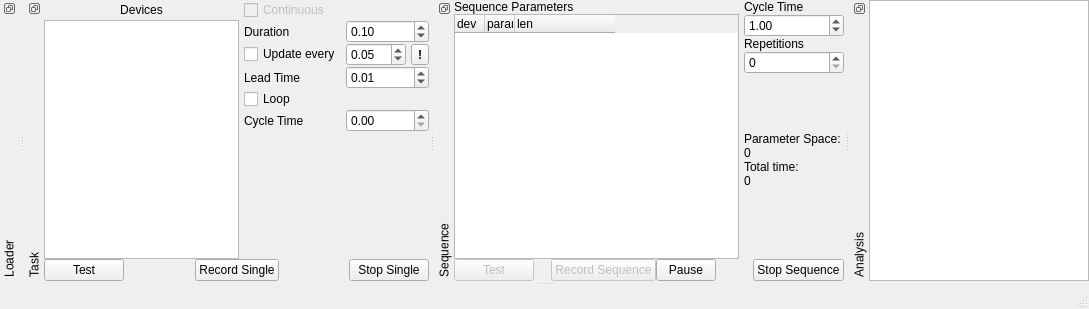
<?xml version="1.0" encoding="UTF-8"?>
<ui version="4.0">
 <class>MainWindow</class>
 <widget class="QMainWindow" name="MainWindow">
  <property name="geometry">
   <rect>
    <x>0</x>
    <y>0</y>
    <width>1089</width>
    <height>309</height>
   </rect>
  </property>
  <property name="windowTitle">
   <string>Task Runner</string>
  </property>
  <property name="styleSheet">
   <string notr="true"/>
  </property>
  <property name="dockNestingEnabled">
   <bool>true</bool>
  </property>
  <widget class="QWidget" name="centralwidget">
   <property name="sizePolicy">
    <sizepolicy hsizetype="Fixed" vsizetype="Fixed">
     <horstretch>0</horstretch>
     <verstretch>0</verstretch>
    </sizepolicy>
   </property>
  </widget>
  <widget class="QDockWidget" name="LoaderDock">
   <property name="features">
    <set>QDockWidget::DockWidgetFloatable|QDockWidget::DockWidgetMovable|QDockWidget::DockWidgetVerticalTitleBar</set>
   </property>
   <property name="allowedAreas">
    <set>Qt::BottomDockWidgetArea|Qt::TopDockWidgetArea</set>
   </property>
   <property name="windowTitle">
    <string>Loader</string>
   </property>
   <attribute name="dockWidgetArea">
    <number>4</number>
   </attribute>
   <widget class="QWidget" name="dockWidgetContents"/>
  </widget>
  <widget class="QDockWidget" name="TaskDock">
   <property name="enabled">
    <bool>true</bool>
   </property>
   <property name="features">
    <set>QDockWidget::DockWidgetFloatable|QDockWidget::DockWidgetMovable|QDockWidget::DockWidgetVerticalTitleBar</set>
   </property>
   <property name="allowedAreas">
    <set>Qt::BottomDockWidgetArea|Qt::TopDockWidgetArea</set>
   </property>
   <property name="windowTitle">
    <string>Task</string>
   </property>
   <attribute name="dockWidgetArea">
    <number>4</number>
   </attribute>
   <widget class="QWidget" name="dockWidgetContents_5">
    <layout class="QGridLayout" name="gridLayout">
     <property name="horizontalSpacing">
      <number>5</number>
     </property>
     <property name="verticalSpacing">
      <number>0</number>
     </property>
     <property name="margin">
      <number>0</number>
     </property>
     <item row="0" column="0">
      <widget class="QLabel" name="label">
       <property name="text">
        <string>Devices</string>
       </property>
       <property name="alignment">
        <set>Qt::AlignCenter</set>
       </property>
      </widget>
     </item>
     <item row="0" column="1" colspan="2">
      <widget class="QCheckBox" name="protoContinuousCheck">
       <property name="enabled">
        <bool>false</bool>
       </property>
       <property name="toolTip">
        <string>Task runs continuously without 
gaps until stopped (not yet implemented).</string>
       </property>
       <property name="text">
        <string>Continuous</string>
       </property>
      </widget>
     </item>
     <item row="1" column="0" rowspan="6">
      <widget class="QListWidget" name="deviceList"/>
     </item>
     <item row="1" column="1">
      <widget class="QLabel" name="label_8">
       <property name="text">
        <string>Duration</string>
       </property>
      </widget>
     </item>
     <item row="3" column="1">
      <widget class="QLabel" name="label_6">
       <property name="text">
        <string>Lead Time</string>
       </property>
      </widget>
     </item>
     <item row="4" column="1">
      <widget class="QCheckBox" name="protoLoopCheck">
       <property name="toolTip">
        <string>Task will run repeatedly until stopped and 
waits a minimum of Cycle Time between episodes.
Not the same as continuous acquisition (there 
will be a time gap between each recording).</string>
       </property>
       <property name="text">
        <string>Loop</string>
       </property>
      </widget>
     </item>
     <item row="5" column="1">
      <widget class="QLabel" name="label_7">
       <property name="text">
        <string>Cycle Time</string>
       </property>
      </widget>
     </item>
     <item row="6" column="2">
      <spacer>
       <property name="orientation">
        <enum>Qt::Vertical</enum>
       </property>
       <property name="sizeHint" stdset="0">
        <size>
         <width>20</width>
         <height>91</height>
        </size>
       </property>
      </spacer>
     </item>
     <item row="7" column="0" colspan="4">
      <layout class="QHBoxLayout" name="horizontalLayout_2">
       <item>
        <widget class="QPushButton" name="testSingleBtn">
         <property name="enabled">
          <bool>true</bool>
         </property>
         <property name="text">
          <string>Test</string>
         </property>
        </widget>
       </item>
       <item>
        <spacer>
         <property name="orientation">
          <enum>Qt::Horizontal</enum>
         </property>
         <property name="sizeHint" stdset="0">
          <size>
           <width>13</width>
           <height>20</height>
          </size>
         </property>
        </spacer>
       </item>
       <item>
        <widget class="QPushButton" name="runTaskBtn">
         <property name="enabled">
          <bool>true</bool>
         </property>
         <property name="text">
          <string>Record Single</string>
         </property>
        </widget>
       </item>
       <item>
        <spacer name="horizontalSpacer">
         <property name="orientation">
          <enum>Qt::Horizontal</enum>
         </property>
         <property name="sizeHint" stdset="0">
          <size>
           <width>40</width>
           <height>20</height>
          </size>
         </property>
        </spacer>
       </item>
       <item>
        <widget class="QPushButton" name="stopSingleBtn">
         <property name="text">
          <string>Stop Single</string>
         </property>
        </widget>
       </item>
      </layout>
     </item>
     <item row="1" column="2" colspan="2">
      <widget class="SpinBox" name="protoDurationSpin">
       <property name="minimumSize">
        <size>
         <width>60</width>
         <height>0</height>
        </size>
       </property>
       <property name="toolTip">
        <string>Duration of stimulus/acquisition in the task.</string>
       </property>
       <property name="value">
        <double>0.100000000000000</double>
       </property>
      </widget>
     </item>
     <item row="2" column="1">
      <widget class="QCheckBox" name="protoUpdateCheck">
       <property name="toolTip">
        <string>Show results while the task runs, refreshed at
this interval. Some channels may not update until
the task ends; the ! button lists them.</string>
       </property>
       <property name="text">
        <string>Update every</string>
       </property>
      </widget>
     </item>
     <item row="2" column="2">
      <widget class="SpinBox" name="protoUpdateIntervalSpin">
       <property name="minimumSize">
        <size>
         <width>60</width>
         <height>0</height>
        </size>
       </property>
       <property name="toolTip">
        <string>Interval between result updates while the task runs.</string>
       </property>
       <property name="value">
        <double>0.050000000000000</double>
       </property>
      </widget>
     </item>
     <item row="2" column="3">
      <widget class="QToolButton" name="protoUpdateWarnBtn">
       <property name="sizePolicy">
        <sizepolicy hsizetype="Fixed" vsizetype="Fixed">
         <horstretch>0</horstretch>
         <verstretch>0</verstretch>
        </sizepolicy>
       </property>
       <property name="font">
        <font>
         <weight>75</weight>
         <bold>true</bold>
        </font>
       </property>
       <property name="text">
        <string>!</string>
       </property>
      </widget>
     </item>
     <item row="3" column="2" colspan="2">
      <widget class="SpinBox" name="protoLeadTimeSpin">
       <property name="toolTip">
        <string>Duration of time to wait before acquisition starts 
(the hardware is reserved so nothing else can 
run during this time).</string>
       </property>
       <property name="value">
        <double>0.010000000000000</double>
       </property>
      </widget>
     </item>
     <item row="5" column="2" colspan="2">
      <widget class="SpinBox" name="protoCycleTimeSpin">
       <property name="toolTip">
        <string>The minimum time to wait between recordings 
in loop mode.</string>
       </property>
      </widget>
     </item>
    </layout>
   </widget>
  </widget>
  <widget class="QDockWidget" name="SequenceDock">
   <property name="enabled">
    <bool>true</bool>
   </property>
   <property name="features">
    <set>QDockWidget::DockWidgetFloatable|QDockWidget::DockWidgetMovable|QDockWidget::DockWidgetVerticalTitleBar</set>
   </property>
   <property name="allowedAreas">
    <set>Qt::BottomDockWidgetArea|Qt::TopDockWidgetArea</set>
   </property>
   <property name="windowTitle">
    <string>Sequence</string>
   </property>
   <attribute name="dockWidgetArea">
    <number>4</number>
   </attribute>
   <widget class="QWidget" name="dockWidgetContents_7">
    <layout class="QGridLayout" name="gridLayout_2" columnstretch="5,1">
     <property name="horizontalSpacing">
      <number>5</number>
     </property>
     <property name="verticalSpacing">
      <number>0</number>
     </property>
     <property name="margin">
      <number>0</number>
     </property>
     <item row="0" column="0">
      <widget class="QLabel" name="label_10">
       <property name="text">
        <string>Sequence Parameters</string>
       </property>
      </widget>
     </item>
     <item row="0" column="1" rowspan="2">
      <layout class="QVBoxLayout" name="verticalLayout">
       <property name="spacing">
        <number>0</number>
       </property>
       <item>
        <widget class="QLabel" name="label_9">
         <property name="text">
          <string>Cycle Time</string>
         </property>
        </widget>
       </item>
       <item>
        <widget class="SpinBox" name="seqCycleTimeSpin">
         <property name="value">
          <double>1.000000000000000</double>
         </property>
        </widget>
       </item>
       <item>
        <widget class="QLabel" name="label_11">
         <property name="text">
          <string>Repetitions</string>
         </property>
        </widget>
       </item>
       <item>
        <widget class="QSpinBox" name="seqRepetitionSpin">
         <property name="minimum">
          <number>0</number>
         </property>
         <property name="maximum">
          <number>1000000</number>
         </property>
        </widget>
       </item>
       <item>
        <spacer>
         <property name="orientation">
          <enum>Qt::Vertical</enum>
         </property>
         <property name="sizeHint" stdset="0">
          <size>
           <width>17</width>
           <height>18</height>
          </size>
         </property>
        </spacer>
       </item>
       <item>
        <widget class="QLabel" name="label_2">
         <property name="text">
          <string>Parameter Space: </string>
         </property>
        </widget>
       </item>
       <item>
        <widget class="QLabel" name="paramSpaceLabel">
         <property name="text">
          <string>0</string>
         </property>
        </widget>
       </item>
       <item>
        <widget class="QLabel" name="label_4">
         <property name="text">
          <string>Total time:</string>
         </property>
        </widget>
       </item>
       <item>
        <widget class="QLabel" name="seqTimeLabel">
         <property name="text">
          <string>0</string>
         </property>
        </widget>
       </item>
       <item>
        <widget class="QLabel" name="seqCurrentLabel">
         <property name="text">
          <string/>
         </property>
        </widget>
       </item>
       <item>
        <spacer name="verticalSpacer_2">
         <property name="orientation">
          <enum>Qt::Vertical</enum>
         </property>
         <property name="sizeHint" stdset="0">
          <size>
           <width>13</width>
           <height>13</height>
          </size>
         </property>
        </spacer>
       </item>
      </layout>
     </item>
     <item row="1" column="0">
      <widget class="ParamList" name="sequenceParamList">
       <property name="dragEnabled">
        <bool>true</bool>
       </property>
       <property name="dragDropMode">
        <enum>QAbstractItemView::InternalMove</enum>
       </property>
       <property name="indentation">
        <number>10</number>
       </property>
       <property name="rootIsDecorated">
        <bool>true</bool>
       </property>
       <property name="animated">
        <bool>true</bool>
       </property>
       <property name="allColumnsShowFocus">
        <bool>true</bool>
       </property>
       <attribute name="headerDefaultSectionSize">
        <number>30</number>
       </attribute>
       <attribute name="headerMinimumSectionSize">
        <number>30</number>
       </attribute>
       <attribute name="headerStretchLastSection">
        <bool>false</bool>
       </attribute>
       <column>
        <property name="text">
         <string>dev</string>
        </property>
       </column>
       <column>
        <property name="text">
         <string>param</string>
        </property>
       </column>
       <column>
        <property name="text">
         <string>len</string>
        </property>
       </column>
      </widget>
     </item>
     <item row="2" column="0" colspan="2">
      <layout class="QHBoxLayout" name="horizontalLayout_3">
       <item>
        <widget class="QPushButton" name="testSequenceBtn">
         <property name="enabled">
          <bool>false</bool>
         </property>
         <property name="text">
          <string>Test</string>
         </property>
        </widget>
       </item>
       <item>
        <spacer>
         <property name="orientation">
          <enum>Qt::Horizontal</enum>
         </property>
         <property name="sizeHint" stdset="0">
          <size>
           <width>38</width>
           <height>17</height>
          </size>
         </property>
        </spacer>
       </item>
       <item>
        <widget class="QPushButton" name="runSequenceBtn">
         <property name="enabled">
          <bool>false</bool>
         </property>
         <property name="text">
          <string>Record Sequence</string>
         </property>
        </widget>
       </item>
       <item>
        <widget class="QPushButton" name="pauseSequenceBtn">
         <property name="minimumSize">
          <size>
           <width>40</width>
           <height>0</height>
          </size>
         </property>
         <property name="text">
          <string>Pause</string>
         </property>
         <property name="checkable">
          <bool>true</bool>
         </property>
        </widget>
       </item>
       <item>
        <spacer name="horizontalSpacer_2">
         <property name="orientation">
          <enum>Qt::Horizontal</enum>
         </property>
         <property name="sizeHint" stdset="0">
          <size>
           <width>58</width>
           <height>20</height>
          </size>
         </property>
        </spacer>
       </item>
       <item>
        <widget class="QPushButton" name="stopSequenceBtn">
         <property name="text">
          <string>Stop Sequence</string>
         </property>
        </widget>
       </item>
      </layout>
     </item>
    </layout>
   </widget>
  </widget>
  <widget class="QDockWidget" name="dockWidget">
   <property name="features">
    <set>QDockWidget::DockWidgetFloatable|QDockWidget::DockWidgetMovable|QDockWidget::DockWidgetVerticalTitleBar</set>
   </property>
   <property name="allowedAreas">
    <set>Qt::BottomDockWidgetArea|Qt::TopDockWidgetArea</set>
   </property>
   <property name="windowTitle">
    <string>Analysis</string>
   </property>
   <attribute name="dockWidgetArea">
    <number>4</number>
   </attribute>
   <widget class="QWidget" name="dockWidgetContents_2">
    <layout class="QHBoxLayout" name="horizontalLayout_4">
     <property name="spacing">
      <number>0</number>
     </property>
     <property name="margin">
      <number>0</number>
     </property>
     <item>
      <widget class="QListWidget" name="analysisList"/>
     </item>
    </layout>
   </widget>
  </widget>
  <widget class="QStatusBar" name="statusBar"/>
 </widget>
 <customwidgets>
  <customwidget>
   <class>SpinBox</class>
   <extends>QDoubleSpinBox</extends>
   <header>pyqtgraph</header>
  </customwidget>
  <customwidget>
   <class>ParamList</class>
   <extends>QTreeWidget</extends>
   <header>.ParamList</header>
  </customwidget>
 </customwidgets>
 <resources/>
 <connections/>
</ui>
